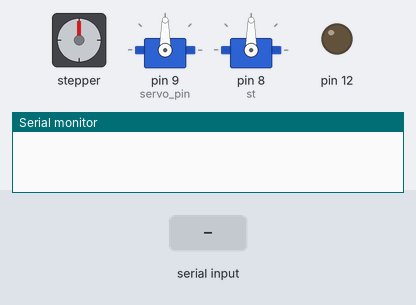
A sketch run on a simulated Arduino Uno, built with avr-gcc and run on an emulated ATmega328P. On the bench: stepper motor, 2 × servo, output pins drawn as LEDs (lit = HIGH), the last lines printed to the serial monitor. Wiring (inferred from the names in the program): stepper motor driver (200 steps per turn assumed): step pin 10; direction pin 11. The inputs (shaded band) are chosen by the test bench. Pins used as bus, display or sensor lines are not drawn.

Above: at 1.2 s.
1.3 s: byte 30 received over Serial
At 1.77 s:
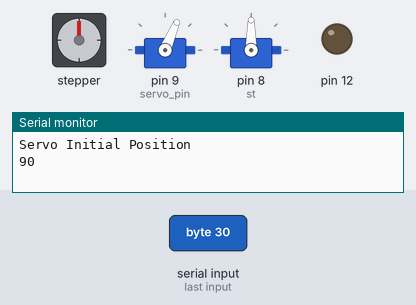
At 4.2 s:
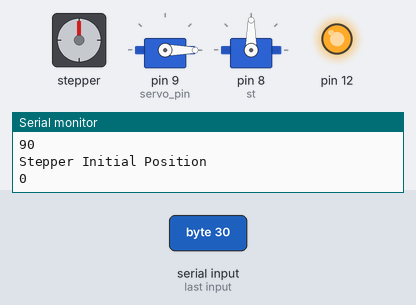
Timing chart, 0 to 5.7 s (numbered marks = the images above; inputs shaded):
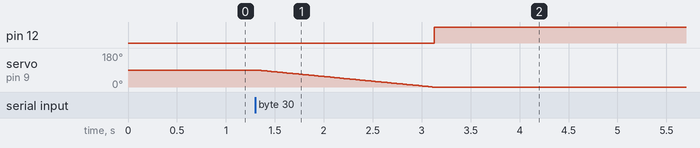

Measured:
- after the input at 1.3 s, pin 12: LOW → HIGH after 1.8 s; servo on pin 9 (servo_pin): moves from 90° to 0° over 1.8 s, starting at once

The sketch:

targetshooter.ino
```cpp
#include<math.h>
#include<Servo.h>
#define pi 3.14
#define servo_pin 9
#define baud_rate 9600
const int steppin=10;
const int dirpin=11;

Servo s;
Servo st;
int len,height,depth;
int pos_step,no_step,pos_servo;
void coordinate_angle(int x,int y,int z);
void trigger();
void motor();

void setup() {
  // put your setup code here, to run once:
  //attaching servo pins to arduino
  s.attach(servo_pin);
  //attaching stepper pins with arduino
  pinMode(steppin,OUTPUT);
  pinMode(dirpin,OUTPUT);
  pinMode(12,OUTPUT);
  Serial.begin(baud_rate);
  s.write(90);
  st.attach(8);
  pos_step=0;
  no_step=0;


   /* Serial.println("Enter x:");
  l=Serial.read();//inputing x coordinate
  Serial.println("Enter y:");
  h=Serial.read();//inputing y coordinate
  Serial.println("Enter z:");
  d=Serial.read();//inputing z coordinate*/
}

void loop() {
  // put your main code here, to run repeatedly:
  while(Serial.available()>0)
  {
len=Serial.read();                               //reading the length from serial port directed from pyserial
height=Serial.read();                            //reading the length from serial port directed from pyserial
depth=Serial.read();
//reading the length from serial port directed from pyserial

  coordinate_angle(len,height,depth);
  }

}
void coordinate_angle(int x,int y,int z)        //function to convert 3d coordinate to spherical coordinates
{
  float r;
  int i,phi,theta;
  r=sqrt(x*x+y*y+z*z);
  phi=(atan(y/x)*180)/pi;//angle on the x y plane(servo)
  theta=(atan(sqrt(x*x+y*y)/z)*180)/pi; //angle with the z plane(stepper)
  pos_servo=s.read();
  Serial.println("Servo Initial Position");
  Serial.println(pos_servo);
  if(pos_servo<phi)
  {
    for(i=pos_servo;i<=phi;i++)
    {
      s.write(i);
      delay(20);
    }
  }
  else
  {
    for(i=pos_servo;i>=phi;i--)
    {
      s.write(i);
      delay(20);
    }
  }
  Serial.println("Servo Final position");
  Serial.println(pos_servo);
  Serial.println("Stepper Initial Position");
  Serial.println(pos_step);
  /*if(pos_step<theta)
  {
    digitalWrite(dirpin,HIGH);
    for(i=no_step;i<=(theta/1.8);i++)
    {
      digitalWrite(steppin,HIGH);
      delayMicroseconds(500);
      digitalWrite(steppin,LOW);
      delayMicroseconds(500);
    }
    pos_step=theta;
    no_step=theta/1.8;
  }
  else
  {
      digitalWrite(dirpin,LOW);

    for(i=no_step;i>=(theta/1.8);i--)
    {
      digitalWrite(steppin,HIGH);
      delayMicroseconds(500);
      digitalWrite(steppin,LOW);
      delayMicroseconds(500);
    }
    pos_step=theta;
    no_step=theta/1.8;
  }*/
  motor(theta);
    Serial.println("Stepper Final positon");
    Serial.println(pos_step);
    trigger();  //for triggering the gun
}
void trigger()
{
  int i;
  for(i= 120;i>=1;i-=1)     // command to move from 180 degrees to 0 degrees
  {
    st.write(i);              //command to rotate the servo to the specified angle
    delay(10);
  }
}
void motor(int angle)
{
  int t=(angle*1000)/360;
  if(pos_step<angle)
  {
  digitalWrite(10,HIGH);
  digitalWrite(11,LOW);
  analogWrite(12,255);
  delay(t);
  }
  else
  {
   digitalWrite(11,HIGH);
  digitalWrite(10,LOW);
  analogWrite(12,255);
  delay(t);
  }
  pos_step=angle;
}
```
